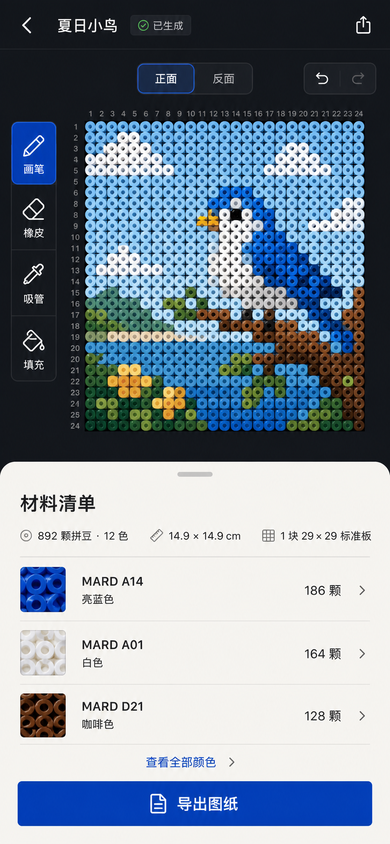
#> input picture artifacts/qa/source-option-2-normalized.png, 390 x 844 px
$ python -i components.py   (imports and definitions only)
#> lines starting #> are read from the running program, lines starting #| are printed output that depends on the picture
from __future__ import annotations

import math
from collections import Counter

import cv2
import numpy as np

from app.chart_detection.geometry import (
    canonical_boundaries,
    rectangle_quad,
)
from app.chart_detection.types import (
    ComponentObservation,
    EvidenceMetrics,
    LatticeCandidate,
)


def detect_component_candidates(
    rgb: np.ndarray,
) -> tuple[LatticeCandidate, ...]:
    observations = extract_component_observations(rgb)
    if len(observations) < 6:
        return ()

    fitted = _fit_observation_lattice(observations, rgb.shape[1], rgb.shape[0])
    if fitted is None:
        return ()

    candidates = [fitted]
    harmonic = _harmonic_candidate(fitted, divisor=2)
    if harmonic is not None:
        candidates.append(harmonic)
    return tuple(candidates)


def extract_component_observations(
    rgb: np.ndarray,
) -> tuple[ComponentObservation, ...]:
    height, width = rgb.shape[:2]
    hsv = cv2.cvtColor(rgb, cv2.COLOR_RGB2HSV)
    saturation = hsv[:, :, 1]
    color_masks = [
        np.where(saturation >= threshold, 255, 0).astype(np.uint8)
        for threshold in (24, 44, 72)
    ]

    raw: list[ComponentObservation] = []
    maximum_width = max(12, round(width * 0.14))
    maximum_height = max(12, round(height * 0.14))
    for mask in color_masks:
        count, _labels, stats, centroids = cv2.connectedComponentsWithStats(
            mask,
            connectivity=8,
        )
        for index in range(1, count):
            x, y, component_width, component_height, pixel_area = stats[index]
            if (
                component_width < 5
                or component_height < 5
                or component_width > maximum_width
                or component_height > maximum_height
            ):
                continue
            aspect = component_width / component_height
            if aspect < 0.45 or aspect > 2.2:
                continue
            box_area = component_width * component_height
            fill_ratio = float(pixel_area) / box_area
            if pixel_area < 8 or fill_ratio < 0.08:
                continue
            raw.append(
                ComponentObservation(
                    x=float(centroids[index][0]),
                    y=float(centroids[index][1]),
                    width=float(component_width),
                    height=float(component_height),
                    area=float(pixel_area),
                    circularity=min(1.0, fill_ratio),
                    ring_score=max(
                        0.0, min(1.0, (0.9 - fill_ratio) / 0.25)
                    ),
                )
            )

    if len(raw) < 6:
        gray = cv2.cvtColor(rgb, cv2.COLOR_RGB2GRAY)
        edges = cv2.Canny(gray, 45, 140)
        edges = cv2.morphologyEx(
            edges,
            cv2.MORPH_CLOSE,
            cv2.getStructuringElement(cv2.MORPH_ELLIPSE, (3, 3)),
        )
        contours, hierarchy = cv2.findContours(
            edges,
            cv2.RETR_CCOMP,
            cv2.CHAIN_APPROX_SIMPLE,
        )
        hierarchy_rows = hierarchy[0] if hierarchy is not None else None
        for index, contour in enumerate(contours):
            x, y, component_width, component_height = cv2.boundingRect(contour)
            if (
                component_width < 5
                or component_height < 5
                or component_width > maximum_width
                or component_height > maximum_height
            ):
                continue
            aspect = component_width / component_height
            if aspect < 0.45 or aspect > 2.2:
                continue
            area = float(abs(cv2.contourArea(contour)))
            box_area = component_width * component_height
            if area < 8 or area / box_area < 0.08:
                continue
            perimeter = float(cv2.arcLength(contour, True))
            circularity = (
                min(1.0, 4 * math.pi * area / (perimeter * perimeter))
                if perimeter > 0
                else 0.0
            )
            child = (
                int(hierarchy_rows[index][2])
                if hierarchy_rows is not None
                else -1
            )
            ring_score = 1.0 if child >= 0 else min(1.0, circularity)
            raw.append(
                ComponentObservation(
                    x=x + component_width / 2,
                    y=y + component_height / 2,
                    width=float(component_width),
                    height=float(component_height),
                    area=area,
                    circularity=circularity,
                    ring_score=ring_score,
                )
            )

    if not raw:
        return ()

    families: Counter[tuple[int, int]] = Counter(
        (
            max(1, round(observation.width / 3)),
            max(1, round(observation.height / 3)),
        )
        for observation in raw
        if observation.width >= 7 and observation.height >= 7
    )
    if not families:
        return ()
    family, _count = families.most_common(1)[0]
    family_width = family[0] * 3
    family_height = family[1] * 3
    selected = [
        observation
        for observation in raw
        if abs(observation.width - family_width)
        <= max(3, family_width * 0.35)
        and abs(observation.height - family_height)
        <= max(3, family_height * 0.35)
    ]
    selected.sort(key=lambda observation: (-observation.area, observation.y, observation.x))

    deduplicated: list[ComponentObservation] = []
    duplicate_radius = max(2.0, min(family_width, family_height) * 0.28)
    for observation in selected:
        if any(
            math.dist(
                (observation.x, observation.y),
                (existing.x, existing.y),
            )
            <= duplicate_radius
            for existing in deduplicated
        ):
            continue
        deduplicated.append(observation)
    return tuple(deduplicated)


def _fit_observation_lattice(
    observations: tuple[ComponentObservation, ...],
    image_width: int,
    image_height: int,
) -> LatticeCandidate | None:
    median_width = float(np.median([item.width for item in observations]))
    median_height = float(np.median([item.height for item in observations]))
    pitch_x = _nearest_axis_pitch(
        observations,
        primary="x",
        cross_tolerance=max(2.5, median_height * 0.42),
        minimum=max(3.0, median_width * 1.08),
    )
    pitch_y = _nearest_axis_pitch(
        observations,
        primary="y",
        cross_tolerance=max(2.5, median_width * 0.42),
        minimum=max(3.0, median_height * 1.08),
    )
    if pitch_x is None or pitch_y is None:
        return None

    phase_x, residual_x = _best_phase(
        [item.x for item in observations], pitch_x
    )
    phase_y, residual_y = _best_phase(
        [item.y for item in observations], pitch_y
    )
    tolerance_x = max(2.0, pitch_x * 0.16)
    tolerance_y = max(2.0, pitch_y * 0.16)
    assigned: list[tuple[int, int, ComponentObservation, float]] = []
    for observation in observations:
        column = round((observation.x - phase_x) / pitch_x)
        row = round((observation.y - phase_y) / pitch_y)
        expected_x = phase_x + column * pitch_x
        expected_y = phase_y + row * pitch_y
        residual = math.hypot(
            (observation.x - expected_x) / pitch_x,
            (observation.y - expected_y) / pitch_y,
        )
        if (
            abs(observation.x - expected_x) <= tolerance_x
            and abs(observation.y - expected_y) <= tolerance_y
        ):
            assigned.append((column, row, observation, residual))
    if len(assigned) < 6:
        return None

    by_column = Counter(item[0] for item in assigned)
    by_row = Counter(item[1] for item in assigned)
    column_threshold = max(2, math.ceil(max(by_column.values()) * 0.34))
    row_threshold = max(2, math.ceil(max(by_row.values()) * 0.34))
    column_run = _best_consecutive_run(
        index
        for index, count in by_column.items()
        if count >= column_threshold
    )
    row_run = _best_consecutive_run(
        index for index, count in by_row.items() if count >= row_threshold
    )
    if len(column_run) < 2 or len(row_run) < 2:
        return None

    coherent = [
        item
        for item in assigned
        if item[0] in column_run and item[1] in row_run
    ]
    unique_cells = {(item[0], item[1]) for item in coherent}
    columns = len(column_run)
    rows = len(row_run)
    if len(unique_cells) < max(6, round(columns * rows * 0.28)):
        return None

    integer_pitch_x = max(3, round(pitch_x))
    integer_pitch_y = max(3, round(pitch_y))
    left = round(
        phase_x + min(column_run) * pitch_x - integer_pitch_x / 2
    )
    top = round(
        phase_y + min(row_run) * pitch_y - integer_pitch_y / 2
    )
    right = left + columns * integer_pitch_x
    bottom = top + rows * integer_pitch_y
    if left < 0:
        right -= left
        left = 0
    if top < 0:
        bottom -= top
        top = 0
    if right > image_width:
        left -= right - image_width
        right = image_width
    if bottom > image_height:
        top -= bottom - image_height
        bottom = image_height
    if left < 0 or top < 0:
        return None

    inlier_ratio = len(coherent) / len(observations)
    coverage = len(unique_cells) / (columns * rows)
    normalized_residual = float(
        np.median([item[3] for item in coherent])
    )
    ring_score = float(
        np.median([item[2].ring_score for item in coherent])
    )
    style = "ring-grid" if ring_score >= 0.55 else "filled-cell-grid"
    periodicity = max(
        0.0,
        min(
            1.0,
            1 - (residual_x / pitch_x + residual_y / pitch_y) / 2,
        ),
    )
    metrics = EvidenceMetrics(
        line_coverage=0.0,
        lattice_inlier_ratio=min(1.0, inlier_ratio),
        normalized_residual=min(1.0, normalized_residual),
        periodicity_score=periodicity,
        harmonic_margin=min(1.0, 0.35 + coverage * 0.55),
        boundary_support=min(1.0, coverage * 0.72),
        cell_consistency=min(1.0, coverage),
        hypothesis_agreement=min(1.0, 0.4 + inlier_ratio * 0.5),
    )
    confidence = min(
        0.96,
        0.28
        + metrics.lattice_inlier_ratio * 0.24
        + metrics.periodicity_score * 0.2
        + metrics.cell_consistency * 0.18,
    )
    return LatticeCandidate(
        detector="component",
        style=style,
        mirror_frame="occupied-bounds",
        source_quad=rectangle_quad(left, top, right, bottom),
        rectified_width=columns * integer_pitch_x,
        rectified_height=rows * integer_pitch_y,
        pitch_x=float(integer_pitch_x),
        pitch_y=float(integer_pitch_y),
        columns=columns,
        rows=rows,
        x_boundaries=canonical_boundaries(
            columns * integer_pitch_x, columns
        ),
        y_boundaries=canonical_boundaries(rows * integer_pitch_y, rows),
        confidence=confidence,
        review="review",
        metrics=metrics,
        warnings=("GRID_BOUNDARY_UNCERTAIN",),
        score=confidence + coverage * 0.25 - normalized_residual * 0.2,
    )


def _nearest_axis_pitch(
    observations: tuple[ComponentObservation, ...],
    *,
    primary: str,
    cross_tolerance: float,
    minimum: float,
) -> float | None:
    differences: list[float] = []
    for observation in observations:
        nearest = math.inf
        for other in observations:
            if observation is other:
                continue
            cross_difference = (
                abs(observation.y - other.y)
                if primary == "x"
                else abs(observation.x - other.x)
            )
            primary_difference = (
                abs(observation.x - other.x)
                if primary == "x"
                else abs(observation.y - other.y)
            )
            if (
                cross_difference <= cross_tolerance
                and primary_difference >= minimum
            ):
                nearest = min(nearest, primary_difference)
        if math.isfinite(nearest):
            differences.append(nearest)
    if len(differences) < 4:
        return None
    median = float(np.median(differences))
    inliers = [
        value
        for value in differences
        if abs(value - median) <= max(2.0, median * 0.18)
    ]
    if len(inliers) < 3:
        return None
    return float(np.median(inliers))


def _best_phase(values: list[float], pitch: float) -> tuple[float, float]:
    best_phase = values[0] % pitch
    best_residuals: list[float] = []
    best_key = (-1, math.inf)
    for value in values:
        phase = value % pitch
        residuals = [
            min((item - phase) % pitch, (phase - item) % pitch)
            for item in values
        ]
        tolerance = max(2.0, pitch * 0.16)
        inliers = [residual for residual in residuals if residual <= tolerance]
        key = (len(inliers), -float(np.median(inliers)) if inliers else -math.inf)
        if key > best_key:
            best_key = key
            best_phase = phase
            best_residuals = inliers
    return best_phase, float(np.median(best_residuals or [pitch]))


def _best_consecutive_run(indices: object) -> tuple[int, ...]:
    ordered = sorted(set(indices))
    if not ordered:
        return ()
    runs: list[list[int]] = [[ordered[0]]]
    for value in ordered[1:]:
        if value == runs[-1][-1] + 1:
            runs[-1].append(value)
        else:
            runs.append([value])
    return tuple(max(runs, key=lambda run: (len(run), -run[0])))


# [46 lines left out: function _harmonic_candidate, not called in this run]

>>> import cv2
>>> picture = cv2.cvtColor(cv2.imread('../../../artifacts/qa/source-option-2-normalized.png'), cv2.COLOR_BGR2RGB)
>>> result = detect_component_candidates(picture)
#> in extract_component_observations, `saturation = hsv[:, :, 1]`:
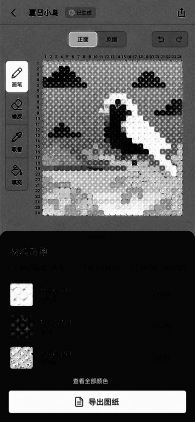
#> saturation: shape (844, 390) (shown at 1/2 size); min 0, max 255, mean 76.1
#> in extract_component_observations, `color_masks = [ np.where(saturation >= threshold, 255, 0).astype(np.ui..`: color_masks = 3 items
#> the loop in extract_component_observations, `for mask in color_masks:` made 3 passes
#> count on passes 1 to 3: 272, 231, 365
#> pass 1, in extract_component_observations, `count, _labels, stats, centroids = cv2.connectedComponentsWithStats( m..`:
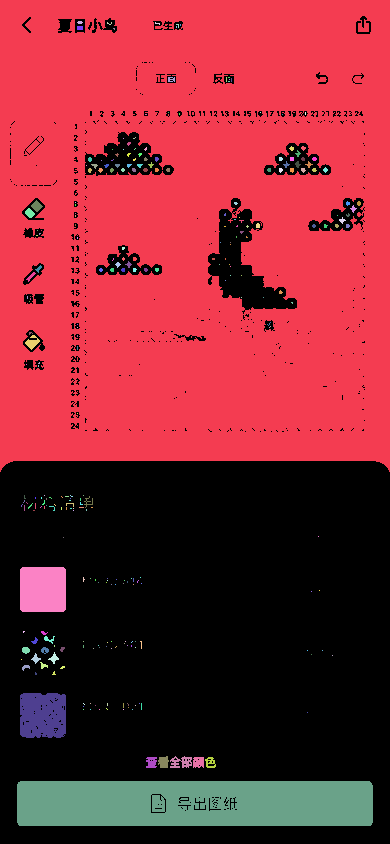
#> _labels: shape (844, 390) int32; 272 distinct labels, from 0 to 271; one colour per label, 0 black
#> pass 2, in extract_component_observations, `count, _labels, stats, centroids = cv2.connectedComponentsWithStats( m..`:
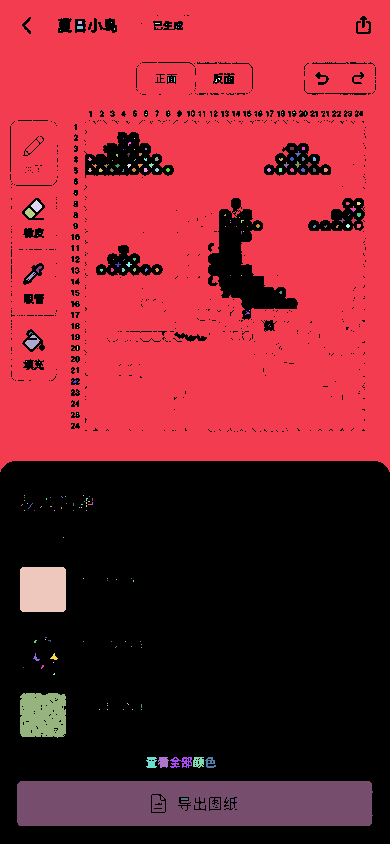
#> _labels: shape (844, 390) int32; 231 distinct labels, from 0 to 230; one colour per label, 0 black
#> pass 3, in extract_component_observations, `count, _labels, stats, centroids = cv2.connectedComponentsWithStats( m..`:
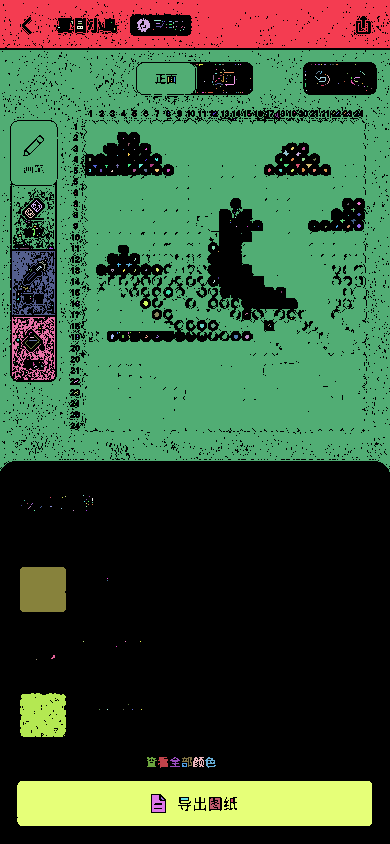
#> _labels: shape (844, 390) int32; 365 distinct labels, from 0 to 364; one colour per label, 0 black
#> after the loop in extract_component_observations, `for mask in color_masks:`: raw = 92 items
#> in extract_component_observations, `families: Counter[tuple[int, int]] = Counter( ( max(1, round(observati..`: families = 13 items
#> in extract_component_observations, `family, _count = families.most_common(1)[0]`: family = (4, 4)
#> in extract_component_observations, `family_width = family[0] * 3`: family_width = 12
#> in extract_component_observations, `selected = [ observation for observation in raw if abs(observation.wid..`: selected = 33 items
#> in extract_component_observations, `duplicate_radius = max(2.0, min(family_width, family_height) * 0.28)`: duplicate_radius = 3.36
#> the loop in extract_component_observations, `for observation in selected:` made 33 passes
#> after the loop in extract_component_observations, `for observation in selected:`: deduplicated = 17 items
#> in _fit_observation_lattice, `median_width = float(np.median([item.width for item in observations]))`: median_width = 11
#> the loop in _nearest_axis_pitch, `for observation in observations:` made 17 passes
#> after the loop in _nearest_axis_pitch, `for observation in observations:`: differences = [11.88, 12.01, 12.01, 11.88, 18.05, 12.77, 18.05, 12.77]
#> in _nearest_axis_pitch, `median = float(np.median(differences))`: median = 12.39
#> in _nearest_axis_pitch, `inliers = [ value for value in differences if abs(value - median) <= m..`: inliers = [11.88, 12.01, 12.01, 11.88, 12.77, 12.77]
#> in _fit_observation_lattice, `pitch_x = _nearest_axis_pitch( observations, primary="x", cross_tolera..`: pitch_x = 12.01
#> the loop in _nearest_axis_pitch (call 2), `for observation in observations:` made 17 passes
#> in _fit_observation_lattice, `pitch_y = _nearest_axis_pitch( observations, primary="y", cross_tolera..`: pitch_y = 63.45
#> in _best_phase, `best_phase = values[0] % pitch`: best_phase = 7.91
#> the loop in _best_phase, `for value in values:` made 17 passes
#> (value, phase, best_key, best_phase, best_residuals) on pass 1: (31.92, 7.91, (7, -0.86), 7.91, [0, 1.94, 0.86, 0.86, 1.35, 0.589, 1.43])
#> after the loop in _best_phase, `for value in values:`: best_phase = 6.47
#> in _fit_observation_lattice, `phase_x, residual_x = _best_phase( [item.x for item in observations], ..`: residual_x = 0.603
#> the loop in _best_phase (call 2), `for value in values:` made 17 passes
#> (value, phase, best_key, best_phase, best_residuals) on passes 1, 2, 5: (342, 24.74, (8, -1.85), 24.74, [0, 0.055, 9.37, 2.4, 1.29, 0.97, 2.4, 6.14]), (761.8, 0.333, (8, -0.292), 0.333, [0, 0.0522, 0.179, 0.405, 0.0166, 1.41, 4.08, 6.43]), (762, 0.513, (8, -0.229), 0.513, [0.179, 0.232, 0, 0.226, 0.163, 1.59, 3.9, 6.61])
#> in _fit_observation_lattice, `phase_y, residual_y = _best_phase( [item.y for item in observations], ..`: phase_y = 0.513; residual_y = 0.229
#> in _fit_observation_lattice, `tolerance_x = max(2.0, pitch_x * 0.16)`: tolerance_x = 2
#> in _fit_observation_lattice, `tolerance_y = max(2.0, pitch_y * 0.16)`: tolerance_y = 10.15
#> the loop in _fit_observation_lattice, `for observation in observations:` made 17 passes
#> (column, row, expected_x, expected_y, residual) on passes 1 to 8: (2, 5, 30.48, 317.8, 0.4), (16, 12, 198.6, 762, 0.0424), (11, 0, 138.5, 0.513, 0.54), (13, 12, 162.6, 762, 0.0479), (12, 12, 150.5, 762, 0.0477), (2, 3, 30.48, 190.9, 0.536), (17, 13, 210.6, 825.4, 0.482), (17, 12, 210.6, 762, 0.0528)
#> after the loop in _fit_observation_lattice, `for observation in observations:`: assigned = 6 items
#> in _fit_observation_lattice, `by_column = Counter(item[0] for item in assigned)`: by_column = {16: 1, 13: 1, 12: 1, 17: 1, 14: 1, 15: 1}
#> in _fit_observation_lattice, `by_row = Counter(item[1] for item in assigned)`: by_row = {12: 6}
#> in _fit_observation_lattice, `column_threshold = max(2, math.ceil(max(by_column.values()) * 0.34))`: column_threshold = 2
#> in _fit_observation_lattice, `row_threshold = max(2, math.ceil(max(by_row.values()) * 0.34))`: row_threshold = 3
#> in _fit_observation_lattice, `column_run = _best_consecutive_run( index for index, count in by_colum..`: column_run = ()
#> in _fit_observation_lattice, `row_run = _best_consecutive_run( index for index, count in by_row.item..`: row_run = (12,)
#> result = ()
